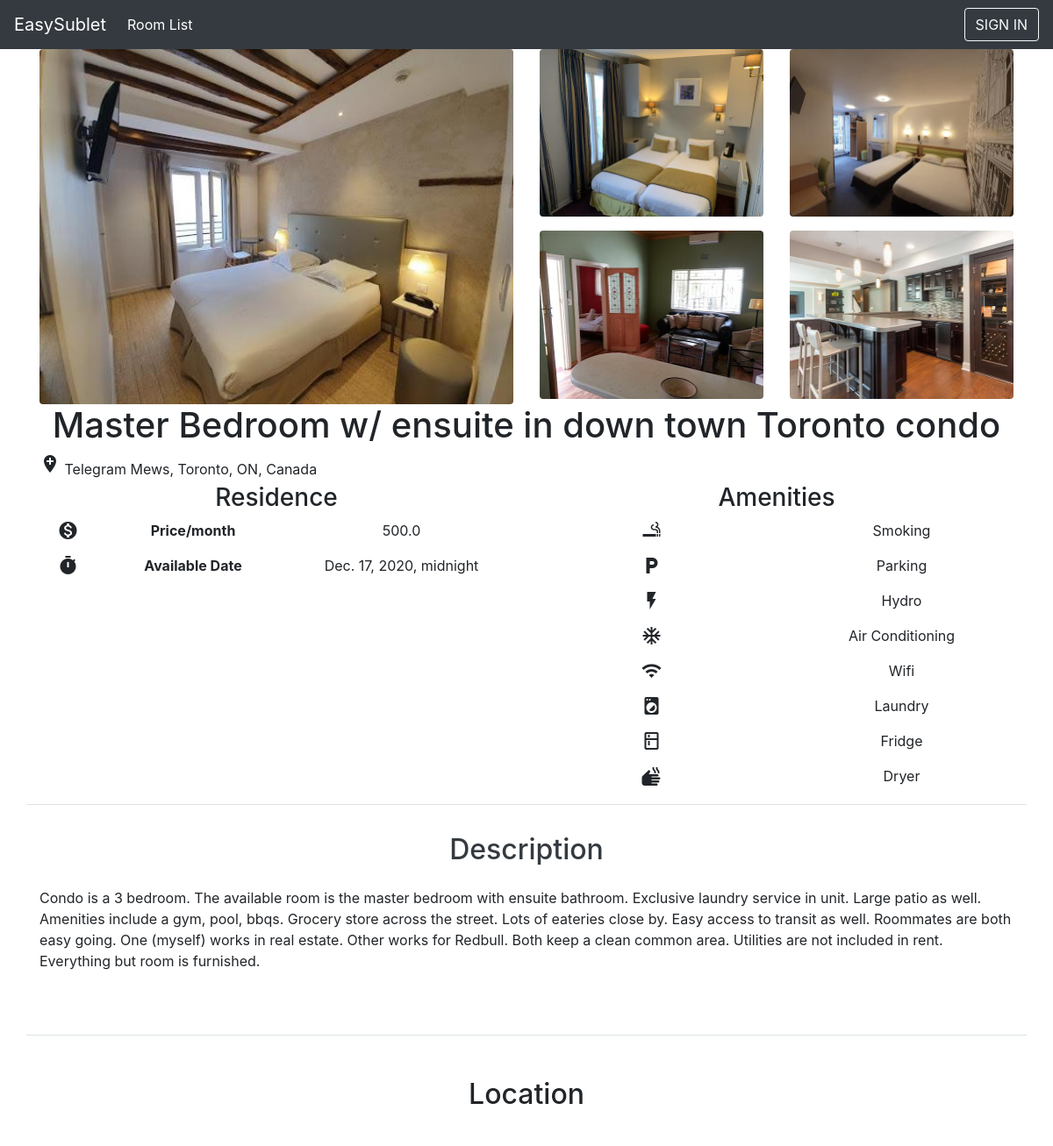
/room/detail/52, run on the app's committed database.
### RoomRental/models.py (models this page shows, shortened)
class Image(models.Model):
    room = models.ForeignKey(Room, on_delete=models.CASCADE,related_name="images")
    name = models.CharField(max_length=255)
    image = models.ImageField(upload_to='images/', blank=True, null=True)
    default = models.BooleanField(default=False)

class Room(models.Model):
    user = models.ForeignKey(User, default=1, on_delete=models.SET_NULL, null=True)
    id = models.fields.BigAutoField(primary_key=True)
    title = models.fields.CharField(max_length=100, blank=False, null=False)
    address = models.fields.CharField(max_length=255, blank=False, null=False)
    latitude = models.fields.FloatField(null=True, blank=True)
    longitude = models.fields.FloatField(null=True, blank=True)
    description = models.fields.TextField(null=True, blank=True)
    price = models.fields.FloatField(null=True, blank=True)
    is_parking = models.fields.BooleanField(default=False)
    is_pet = models.fields.BooleanField(default=False)
    is_smoking = models.fields.BooleanField(default=False)
    has_hydro = models.fields.BooleanField(default=False)
    has_aircondition = models.fields.BooleanField(default=False)
    has_water = models.fields.BooleanField(default=False)
    has_heat = models.fields.BooleanField(default=False)
    has_wifi = models.fields.BooleanField(default=False)
    has_tv = models.fields.BooleanField(default=False)
    has_laundry = models.fields.BooleanField(default=False)
    has_fridge = models.fields.BooleanField(default=False)
    has_dishwasher = models.fields.BooleanField(default=False)
    has_dryer = models.fields.BooleanField(default=False)
    has_microwave = models.fields.BooleanField(default=False)
    movein_date = models.fields.DateTimeField(null=True, blank=True)
    created_on = models.fields.DateTimeField(auto_now=True)

### RoomRental/views.py (the view)
# urls.py: path('room/detail/<int:room_id>', room_detail_view, name='room_detail_view'),
def room_detail_view(request,room_id,*args,**kwargs):
    room = get_object_or_404(Room, pk = room_id)
    images = Image.objects.filter(room=room)
    context = {'room': room, 'images':images }
    return render(request,'RoomDetail_Page.html',context,status=200)

### RoomRental/templates/RoomDetail_Page.html (shortened to what this page needs)
{% extends 'base.html' %}
{% load static %}
{% block content %}
<div class="row">
    <div class="col-6">
        <img class="rounded" style="width: 100%;" src="{{ images.0.image.url}}">
    </div>
    <div class="col-6">
        <div class="row">
            <div class="col-6">
                <img class="rounded" style="width: 100%;"  src="{{ images.1.image.url}}">
            </div>
            <div class="col-6">
                <img class="rounded" style="width: 100%;"  src="{{ images.2.image.url}}">
            </div>
        </div>
        <div class="row pt-3">
            <div class="col-6">
                <img class="rounded" style="width: 100%;"  src="{{ images.3.image.url}}">
            </div>
            <div class="col-6">
                <img class="rounded" style="width: 100%;"  src="{{ images.4.image.url}}">
            </div>
        </div>
    </div>
</div>
<div class="pb-5">
    <div class="row">
        <div class="col-lg-12">
            <h1 class="text-center">{{ room.title }}</h1>
        </div>
    </div>
    <div class="row">
        <div class="col-12">
            <span class="material-icons">
            </span>
            {{ room.address }}
        </div>
    </div>
    <div class="row">
        <div class="col-lg-6 col-sm-12 pt-1 pb-1">
            <h3 class="text-center">Residence</h3>
            <div class="row">
                <div class="col-2 text-center">
                    <b class="material-icons">
                    </b>
                </div>
                <div class="col-4 text-center">
                    <b>Price/month</b>
                </div>
                <div class="col-6">
                    <p class="text-center">{{ room.price }}</p>
                </div>
            </div>
            <div class="row">
                <div class="col-2 text-center">
                    <b class="material-icons">
                    </b>
                </div>
                <div class="col-4 text-center">
                    <b>Available Date</b>
                </div>
                <div class="col-6">
                    <p class="text-center">{{ room.movein_date }}</p>
                </div>
            </div>
        </div>
        <div class="col-lg-6 col-sm-12 pt-1 pb-1">
            <h3 class="text-center">Amenities</h3>
            {% if room.is_smoking %}
                <div class="row">
                    <div class="col-6 text-center">
                        <span class="material-icons">
                        </span>
                    </div>
                    <div class="col-6">
                        <p class="text-center">Smoking</p>
                    </div>
                </div>
             {% endif %}
              {% if room.is_parking %}
                  <div class="row">
                      <div class="col-6 text-center">
                          <span class="material-icons">
                          </span>
                      </div>
                      <div class="col-6">
                          <p class="text-center">Parking</p>
                      </div>
                  </div>
               {% endif %}
            {% if room.has_hydro %}
                <div class="row">
                    <div class="col-6 text-center">
                        <span class="material-icons">
                        </span>
                    </div>
                    <div class="col-6">
                        <p class="text-center">Hydro</p>
                    </div>
                </div>
             {% endif %}
             {% if room.has_aircondition %}
             <div class="row">
                 <div class="col-6 text-center">
                     <span class="material-icons">
                     </span>
                 </div>
                 <div class="col-6">
                     <p class="text-center">Air Conditioning</p>
                 </div>
             </div>
          {% endif %}
    {% if room.has_wifi %}
    <div class="row">
        <div class="col-6 text-center">
            <span class="material-icons">
            </span>
        </div>
        <div class="col-6">
            <p class="text-center">Wifi</p>
        </div>
    </div>
 {% endif %}
{% if room.has_laundry %}
<div class="row">
    <div class="col-6 text-center">
        <span class="material-icons">
        </span>
    </div>
    <div class="col-6">
        <p class="text-center">Laundry</p>
    </div>
</div>
{% endif %}
{% if room.has_fridge %}
<div class="row">
    <div class="col-6 text-center">
        <span class="material-icons">
        </span>
    </div>
    <div class="col-6">
        <p class="text-center">Fridge</p>
    </div>
</div>
{% endif %}
{% if room.has_dryer %}
<div class="row">
    <div class="col-6 text-center">
        <span class="material-icons">
        </span>
    </div>
    <div class="col-6">
        <p class="text-center">Dryer</p>
    </div>
</div>
{% endif %}
        </div>
    </div>
    <div class="row pt-1 pb-1 border-top">
        <div class="col-lg-12 pt-1 pb-1">
            <h2 class="text-dark text-center pt-4 pb-3">Description</h2>
            <p class="pb-5">{{ room.description }}</p>
        </div>
    </div>
    <div class="row pt-5 pb-1 border-top">
        <div class="col-12">
            <h2 class="text-center">Location</h2>
        </div>
    </div>
    <div id="map" style="height:350px;">
    </div>
</div>
{% endblock content %}

### data on the page
Image: image (picture)
Image: image (picture)
Image: image (picture)
Image: image (picture)
Image: image (picture)
Room: title "Master Bedroom w/ ensuite in down town Toronto condo", address "Telegram Mews, Toronto, ON, Canada", price "500.0", movein_date "Dec. 17, 2020, midnight", description "Condo is a 3 bedroom. The available room is the master bedroom with ensuite bathroom. Exclusive laundry service in unit. Large patio as well. Amenities include a gym, pool, bbqs. Grocery store across the street. Lots of eateries close by. Easy access to transit as well. Roommates are both easy going. One (myself) works in real estate. Other works for Redbull. Both keep a clean common area. Utilities are not included in rent. Everything but room is furnished."
